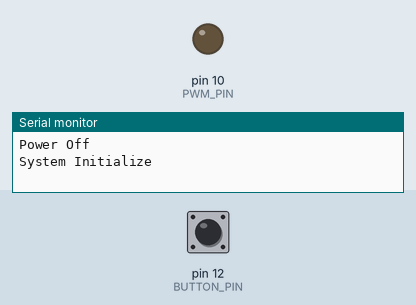
Recording of a sketch running on a simulated Arduino Uno, built with avr-gcc and run on an emulated ATmega328P. On the bench: output pins drawn as LEDs (lit = HIGH), the last lines printed to the serial monitor. Inputs (shaded band) come from the test bench; at power-on: pin 12 (BUTTON_PIN) HIGH. Pins used as bus, display or sensor lines are not drawn.

Above: at 1.2 s.
1.3 s: pin 12 (BUTTON_PIN) pulled LOW for 3.2 s
At 3.1 s:
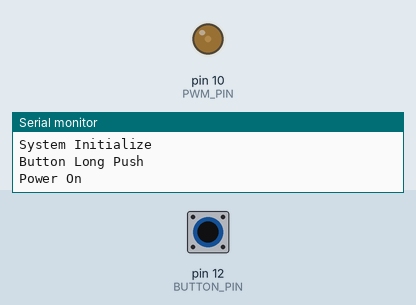
6.0 s: pin 12 (BUTTON_PIN) pulled LOW for 0.15 s
At 6.7 s:
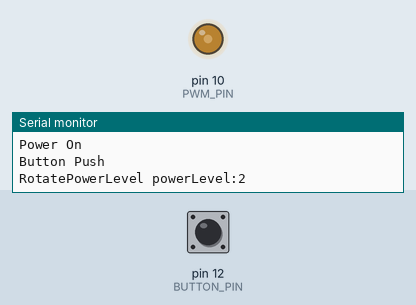
7.6 s: pin 12 (BUTTON_PIN) pulled LOW for 0.15 s
At 9.1 s:
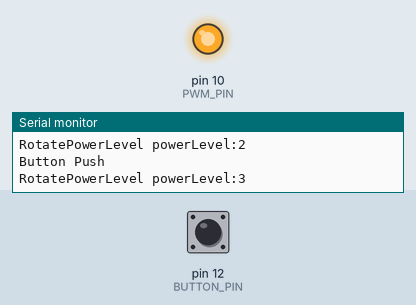
Timing chart, 0 to 10.6 s (numbered marks = the images above; inputs shaded):
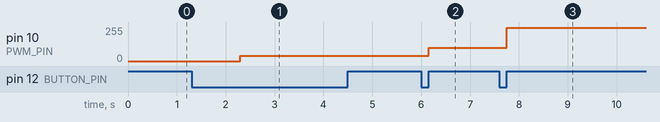

The sketch:

simple-pwm-controller.ino
```cpp
// AyumuBekki 2025
// blog.bekki.jp
// ----
// 定数
static const uint32_t SERIAL_BAUD_RATE = 115200; // Serialのボーレート
static const size_t POWER_LEVEL_MAX = 4;              // OFFを含めたパワーレベル数
static const int16_t POWER_LEVEL_PWM_TABLE[POWER_LEVEL_MAX] = { 0, 40, 100, 250 };  // (0-255) レベル別PWM設定テーブル

static const uint8_t PWM_PIN = 10;                    // PWM出力ピン
static const size_t POWER_INDICATOR_MAX = POWER_LEVEL_MAX - 1;  // インジケーター数
static const uint8_t POWER_INDICATOR_PINS[POWER_INDICATOR_MAX] = {
  A0,  // パワーインジケーター低出力ピン
  A1,  // パワーインジケーター中出力ピン
  A2,  // パワーインジケーター高出力ピン
};
static const uint8_t BUTTON_PIN = 12;     // ボタン入力ピン

static const uint32_t DEBOUNCE_DELAY = 20;     // チャタリングのディレイ時間（ms）
static const uint32_t LONG_PRESS_TIME = 1000;  // 長押し判定時間（ms）

// グローバル変数
static int8_t powerLevel = 0;                // パワーレベル
static bool lastButtonState = HIGH;       // 最終ボタンステータス
static uint32_t lastPushTime = 0;    // チャタリング対策・長押し判定用
static bool isExecEvent = false;          // ボタンイベント

// パワー設定
void SetPowerLevel(int16_t level) {
  if (level < 0 || POWER_LEVEL_MAX <= level) {
    // 範囲外の場合は強制OFF
    level = 0;
  }

  // パワーインジケーター設定(LED消灯・点灯制御)
  for (int16_t pinIdx = 0; pinIdx < POWER_INDICATOR_MAX; ++pinIdx) {
    digitalWrite(POWER_INDICATOR_PINS[pinIdx], (pinIdx + 1) <= level);
  }

  // PWM出力変更
  analogWrite(PWM_PIN, POWER_LEVEL_PWM_TABLE[level]);
}

// パワーレベルがOnか？
bool IsPowerOn() {
  return powerLevel != 0;
}

// パワーレベルOFF
void PowerOff() {
  Serial.println(F("Power Off"));
  powerLevel = 0;  // 0はOFF
  SetPowerLevel(powerLevel);
}

// パワーレベルON
void PowerOn() {
  Serial.println(F("Power On"));
  powerLevel = 1;
  SetPowerLevel(powerLevel);
}

// パワーレベルのローテーション
void RotatePowerLevel() {
  powerLevel = (powerLevel % (POWER_LEVEL_MAX - 1)) + 1;
  Serial.print(F("RotatePowerLevel powerLevel:"));
  Serial.println(powerLevel);

  SetPowerLevel(powerLevel);
}

// ボタン長押しイベント
void OnButtonLong() {
  // パワーレベルのON/OFF
  IsPowerOn() ? PowerOff() : PowerOn();
}

// ボタン押しイベント
void OnButton() {
  // 電源がONの時にパワーローテーションを行う
  if (IsPowerOn()) {
    RotatePowerLevel();
  }
}

// ボタン監視
// 指定時間の長押しと、押してすぐ話した場合の対応を行う(チャタリング対策入り)
void ButtonWatcher() {
  const int buttonState = digitalRead(BUTTON_PIN);

  // ボタンがおされっぱなしの状態
  if (buttonState == LOW && lastButtonState == LOW && (lastPushTime + LONG_PRESS_TIME) <= millis() && !isExecEvent) {
    Serial.println(F("Button Long Push"));
    OnButtonLong();
    isExecEvent = true;
    return;
  }

  if (buttonState == lastButtonState) {
    return;  // ボタンに変化なしの場合は終了
  }

  // ボタンの変化がある場合
  lastButtonState = buttonState;
  if (buttonState == LOW) {
    // ボタンが押された
    lastPushTime = millis();
    isExecEvent = false;
  } else {
    // ボタンが離された
    if (DEBOUNCE_DELAY < (millis() - lastPushTime) && !isExecEvent) {
      Serial.println(F("Button Push"));
      OnButton();
      isExecEvent = true;
    }
  }
}

void setup() {
  // シリアル出力設定
  Serial.begin(SERIAL_BAUD_RATE);

  // D9 D10ピンのPWM用タイマー設定を変更し、周波数を3921.16Hzに変更する
  TCCR1B = (TCCR1B & 0b11111000) | 0b00000010;

  // GPIO初期化
  pinMode(PWM_PIN, OUTPUT);
  pinMode(BUTTON_PIN, INPUT_PULLUP);
  for (int16_t pinIdx = 0; pinIdx < POWER_INDICATOR_MAX; ++pinIdx) {
    pinMode(POWER_INDICATOR_PINS[pinIdx], OUTPUT);
  }

  // 動作状態OFFで初期化
  PowerOff();
  Serial.println(F("System Initialize"));
}

void loop() {
  // ボタンの監視を行う
  ButtonWatcher();
}
```

Measured:
- after the input at 1.3 s, pin 10 (PWM_PIN): 0/255 → 40/255 after 1.0 s
- after the input at 6.0 s, pin 10 (PWM_PIN): 40/255 → 100/255 after 0.15 s
- after the input at 7.6 s, pin 10 (PWM_PIN): 100/255 → 250/255 after 0.15 s
